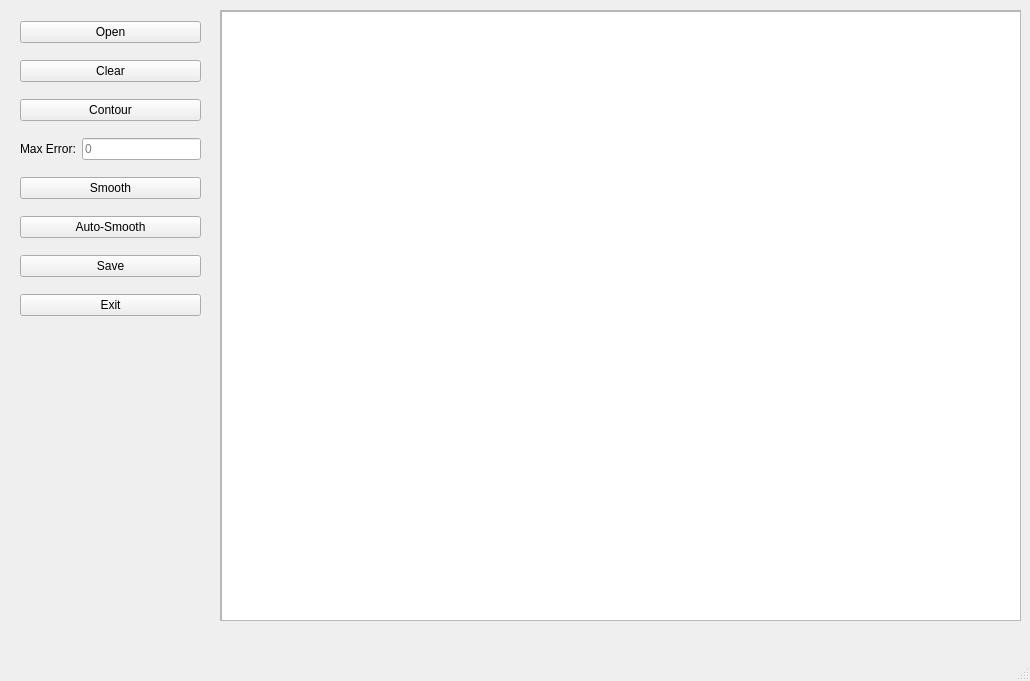
<?xml version="1.0" encoding="UTF-8"?>
<ui version="4.0">
 <class>MainWindow</class>
 <widget class="QMainWindow" name="MainWindow">
  <property name="geometry">
   <rect>
    <x>0</x>
    <y>0</y>
    <width>1030</width>
    <height>681</height>
   </rect>
  </property>
  <property name="windowTitle">
   <string>MainWindow</string>
  </property>
  <widget class="QWidget" name="centralwidget">
   <widget class="QWidget" name="verticalLayoutWidget">
    <property name="geometry">
     <rect>
      <x>20</x>
      <y>10</y>
      <width>181</width>
      <height>321</height>
     </rect>
    </property>
    <layout class="QVBoxLayout" name="verticalLayout">
     <item>
      <widget class="QPushButton" name="open_btn">
       <property name="text">
        <string>Open</string>
       </property>
      </widget>
     </item>
     <item>
      <widget class="QPushButton" name="clear_btn">
       <property name="text">
        <string>Clear</string>
       </property>
      </widget>
     </item>
     <item>
      <widget class="QPushButton" name="contour_btn">
       <property name="text">
        <string>Contour</string>
       </property>
      </widget>
     </item>
     <item>
      <layout class="QHBoxLayout" name="horizontalLayout">
       <item>
        <widget class="QLabel" name="label">
         <property name="text">
          <string>Max Error:</string>
         </property>
        </widget>
       </item>
       <item>
        <widget class="QLineEdit" name="maxerror_ledit">
         <property name="placeholderText">
          <string>0</string>
         </property>
        </widget>
       </item>
      </layout>
     </item>
     <item>
      <widget class="QPushButton" name="smooth_btn">
       <property name="text">
        <string>Smooth</string>
       </property>
      </widget>
     </item>
     <item>
      <widget class="QPushButton" name="autosmooth_btn">
       <property name="text">
        <string>Auto-Smooth</string>
       </property>
      </widget>
     </item>
     <item>
      <widget class="QPushButton" name="save_btn">
       <property name="text">
        <string>Save</string>
       </property>
      </widget>
     </item>
     <item>
      <widget class="QPushButton" name="exit_btn">
       <property name="text">
        <string>Exit</string>
       </property>
      </widget>
     </item>
    </layout>
   </widget>
   <widget class="QScrollArea" name="scrollArea">
    <property name="geometry">
     <rect>
      <x>220</x>
      <y>10</y>
      <width>801</width>
      <height>611</height>
     </rect>
    </property>
    <property name="widgetResizable">
     <bool>true</bool>
    </property>
    <widget class="QWidget" name="scrollAreaWidgetContents">
     <property name="geometry">
      <rect>
       <x>0</x>
       <y>0</y>
       <width>799</width>
       <height>609</height>
      </rect>
     </property>
     <widget class="QGraphicsView" name="contour_gview">
      <property name="geometry">
       <rect>
        <x>0</x>
        <y>0</y>
        <width>801</width>
        <height>611</height>
       </rect>
      </property>
     </widget>
    </widget>
   </widget>
  </widget>
  <widget class="QMenuBar" name="menubar">
   <property name="geometry">
    <rect>
     <x>0</x>
     <y>0</y>
     <width>1030</width>
     <height>22</height>
    </rect>
   </property>
  </widget>
  <widget class="QStatusBar" name="statusbar"/>
 </widget>
 <resources/>
 <connections/>
</ui>
